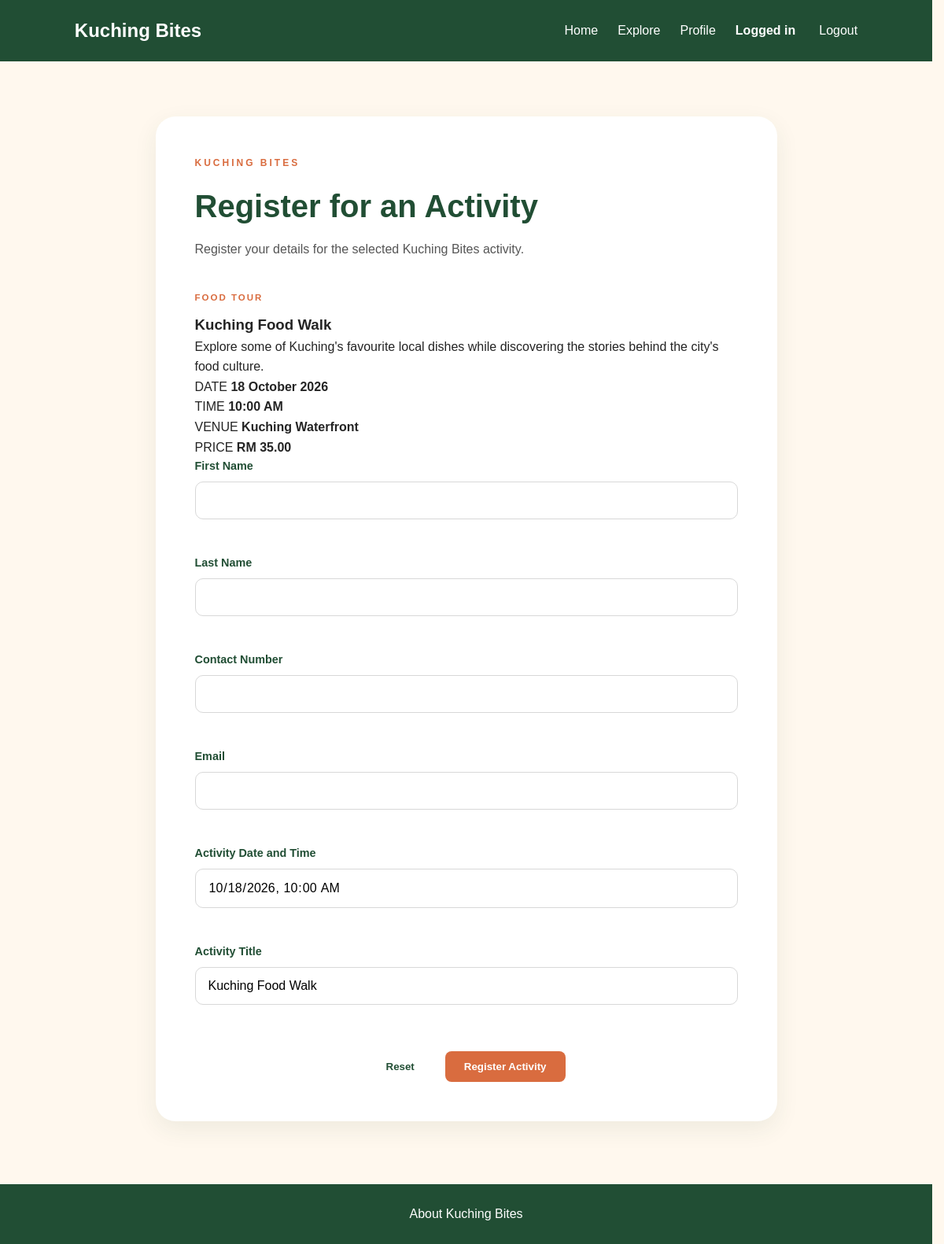
The app's page /activity_reg.php?activity=1 (signed in) with its own data.
### tables this page shows
CREATE TABLE `activity_table` (
  `id` int(11) NOT NULL,
  `activity_name` varchar(100) NOT NULL,
  `activity_type` varchar(50) NOT NULL,
  `description` text NOT NULL,
  `date` date NOT NULL,
  `time` time NOT NULL,
  `venue` varchar(100) NOT NULL,
  `price` decimal(10,2) NOT NULL
);

### activity_reg.php (the view, shortened to what this page needs)
<?php
require_once "db.php";
$first_name = "";
$last_name = "";
$contact_number = "";
$email = "";
$activity_id = $_POST["activity_id"] ?? $_GET["activity"] ?? "";
$activity_id = (int) $activity_id;
$sql = "SELECT *
        FROM activity_table
        WHERE id = ?";
$stmt = $conn->prepare($sql);
$stmt->bind_param("i", $activity_id);
$stmt->execute();
$result = $stmt->get_result();
$selected_activity = $result->fetch_assoc();
$activityType = htmlspecialchars($selected_activity["activity_type"]);
$activityName = htmlspecialchars($selected_activity["activity_name"]);
$activityDescription = htmlspecialchars($selected_activity["description"]);
$activityVenue = htmlspecialchars($selected_activity["venue"]);
$formattedDate = date(
    "d F Y",
    strtotime($selected_activity["date"])
);
$formattedTime = date(
    "g:i A",
    strtotime($selected_activity["time"])
);
$formattedPrice = "RM " . number_format(
    (float) $selected_activity["price"],
    2
);
$activity_datetime =
    $selected_activity["date"] . "T" .
    substr($selected_activity["time"], 0, 5);
$activity_title = $selected_activity["activity_name"];
?>
<!DOCTYPE html>
<html lang="en">
<head>
    <link rel="stylesheet" href="style/style.css?v=1">
</head>
<body>
    <header class="navbar">
        <h1 class="logo">
            Kuching Bites
        </h1>
        <nav>
            <a href="index.php">
                Home
            </a>
            <a href="main_menu.php">
                Explore
            </a>
            <a href="profile.php">
                Profile
            </a>
            <span class="nav-user">
                Logged in
            </span>
            <a href="logout.php">
                Logout
            </a>
        </nav>
    </header>
    <main>
        <section class="registration-page">
            <div class="registration-card">
                <p class="section-label">
                    KUCHING BITES
                </p>
                <h2>
                    Register for an Activity
                </h2>
                <p class="registration-intro">
                    Register your details for the selected Kuching Bites activity.
                </p>
                <div class="activity-registration-details">
                    <p class="activity-type">
                        <?php echo $activityType; ?>
                    </p>
                    <h3>
                        <?php echo $activityName; ?>
                    </h3>
                    <p>
                        <?php echo $activityDescription; ?>
                    </p>
                    <div class="activity-registration-info">
                        <div>
                            <span>
                                DATE
                            </span>
                            <strong>
                                <?php echo htmlspecialchars($formattedDate); ?>
                            </strong>
                        </div>
                        <div>
                            <span>
                                TIME
                            </span>
                            <strong>
                                <?php echo htmlspecialchars($formattedTime); ?>
                            </strong>
                        </div>
                        <div>
                            <span>
                                VENUE
                            </span>
                            <strong>
                                <?php echo $activityVenue; ?>
                            </strong>
                        </div>
                        <div>
                            <span>
                                PRICE
                            </span>
                            <strong>
                                <?php echo htmlspecialchars($formattedPrice); ?>
                            </strong>
                        </div>
                    </div>
                </div>
                <form
                    action="activity_reg.php?activity=<?php echo urlencode((string) $activity_id); ?>"
                    method="POST"
                    class="registration-form"
                >
                    <div class="form-group">
                        <label for="first_name">
                            First Name
                        </label>
                        <input
                            type="text"
                            id="first_name"
                            name="first_name"
                            value="<?php echo htmlspecialchars($first_name); ?>"
                            required
                        >
                    </div>
                    <div class="form-group">
                        <label for="last_name">
                            Last Name
                        </label>
                        <input
                            type="text"
                            id="last_name"
                            name="last_name"
                            value="<?php echo htmlspecialchars($last_name); ?>"
                            required
                        >
                    </div>
                    <div class="form-group">
                        <label for="contact_number">
                            Contact Number
                        </label>
                        <input
                            type="text"
                            id="contact_number"
                            name="contact_number"
                            value="<?php echo htmlspecialchars($contact_number); ?>"
                            required
                        >
                    </div>
                    <div class="form-group">
                        <label for="email">
                            Email
                        </label>
                        <input
                            type="email"
                            id="email"
                            name="email"
                            value="<?php echo htmlspecialchars($email); ?>"
                            required
                        >
                    </div>
                    <div class="form-group">
                        <label for="activity_datetime">
                            Activity Date and Time
                        </label>
                        <input
                            type="datetime-local"
                            id="activity_datetime"
                            name="activity_datetime"
                            value="<?php echo htmlspecialchars($activity_datetime); ?>"
                            readonly
                        >
                    </div>
                    <div class="form-group">
                        <label for="activity_title">
                            Activity Title
                        </label>
                        <input
                            type="text"
                            id="activity_title"
                            name="activity_title"
                            value="<?php echo htmlspecialchars($activity_title); ?>"
                            readonly
                        >
                    </div>
                    <div class="registration-actions">
                        <button
                            type="button"
                            class="btn btn-secondary"
                            onclick="resetActivityForm()"
                        >
                            Reset
                        </button>
                        <button
                            type="submit"
                            class="btn btn-primary"
                        >
                            Register Activity
                        </button>
                    </div>
                </form>
            </div>
        </section>
    </main>
    <footer>
        <a href="about.php">
            About Kuching Bites
        </a>
    </footer>
</body>
</html>

### style/style.css (style rules this page uses)
* { box-sizing: border-box; margin: 0; padding: 0; }
body { font-family: Arial, sans-serif; background-color: #fff8ee; color: #242424; line-height: 1.6; min-height: 100vh; display: flex; flex-direction: column; }
main { flex: 1; }
.navbar { display: flex; justify-content: space-between; align-items: center; padding: 20px 8%; background-color: #214e34; }
.logo { color: white; font-size: 1.5rem; }
.navbar nav { display: flex; gap: 25px; }
.navbar a { color: white; text-decoration: none; }
.btn { display: inline-block; padding: 12px 24px; border-radius: 8px; text-decoration: none; font-weight: bold; transition: transform 0.25s ease, box-shadow 0.25s ease, background-color 0.25s ease; }
.btn-primary { background-color: #d96c3f; color: white; }
.btn-secondary { background-color: white; color: #214e34; }
footer { padding: 25px; text-align: center; background-color: #214e34; }
footer a { color: white; text-decoration: none; }
.activity-type { display: inline-block; color: #d96c3f; font-size: 0.72rem; font-weight: bold; letter-spacing: 2px; margin-bottom: 10px; }
.section-label { color: #d96c3f; font-size: 0.75rem; font-weight: bold; letter-spacing: 3px; margin-bottom: 12px; }
.form-group { margin-bottom: 22px; }
.form-group label { display: block; color: #214e34; font-weight: bold; font-size: 0.9rem; margin-bottom: 8px; }
.form-group input, .form-group select { width: 100%; padding: 13px 15px; border: 1px solid #ddd; border-radius: 10px; background-color: #fff; font-size: 1rem; box-sizing: border-box; }
.registration-page { max-width: 850px; margin: 0 auto; padding: 70px 30px 80px; }
.registration-card { background-color: white; padding: 50px; border-radius: 25px; box-shadow: 0 10px 30px rgba(33, 78, 52, 0.08); }
.registration-card h2 { color: #214e34; font-size: 2.5rem; margin-bottom: 10px; }
.registration-intro { color: #555; margin-bottom: 35px; line-height: 1.6; }
.registration-form { display: flex; flex-direction: column; gap: 22px; }
.registration-form .form-group { display: flex; flex-direction: column; }
.registration-form label { color: #214e34; font-weight: bold; margin-bottom: 8px; }
.registration-form input, .registration-form select { width: 100%; box-sizing: border-box; padding: 14px 16px; border: 1px solid #d8d8d8; border-radius: 10px; font-size: 1rem; font-family: Arial, sans-serif; background-color: white; }
.registration-actions { display: flex; justify-content: center; gap: 15px; margin-top: 15px; }
.registration-actions button, .registration-actions a { border: none; text-decoration: none; cursor: pointer; }
.nav-user { color: white; font-weight: 600; margin-right: 5px; }
html { scrollbar-gutter: stable; }

### records on screen
activity_table: activity_type "FOOD TOUR", activity_name "Kuching Food Walk", description "Explore some of Kuching's favourite local dishes while discovering the stories behind the city's food culture.", date "18 October 2026", time "10:00 AM", venue "Kuching Waterfront", price "RM 35.00", activity_datetime "10/18/2026 10:00", activity_title "Kuching Food Walk"
